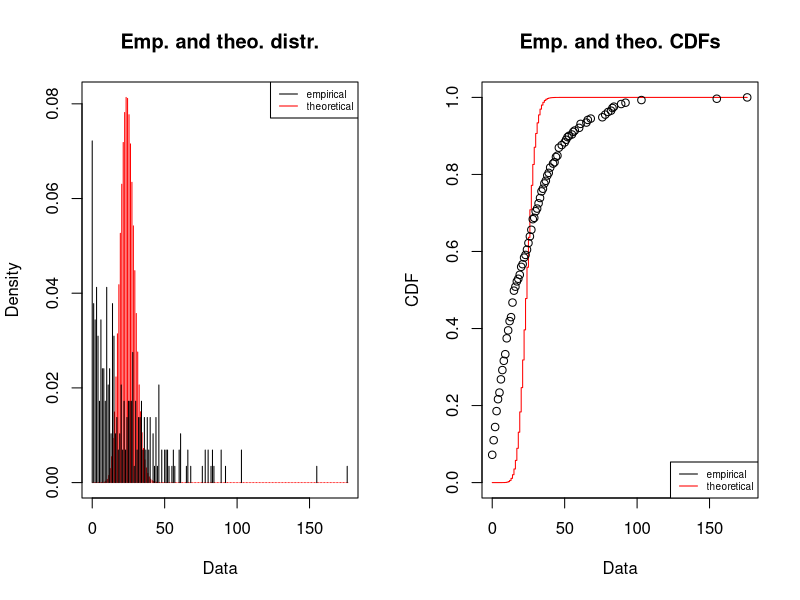
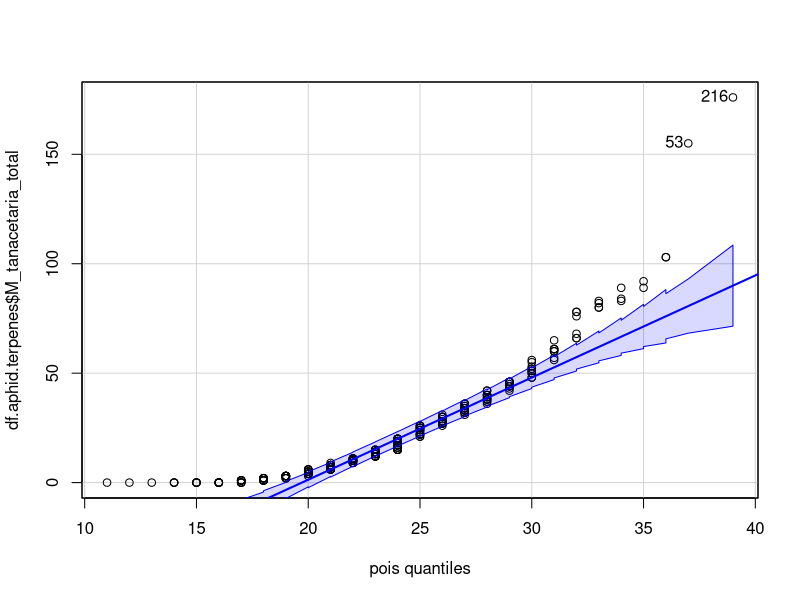
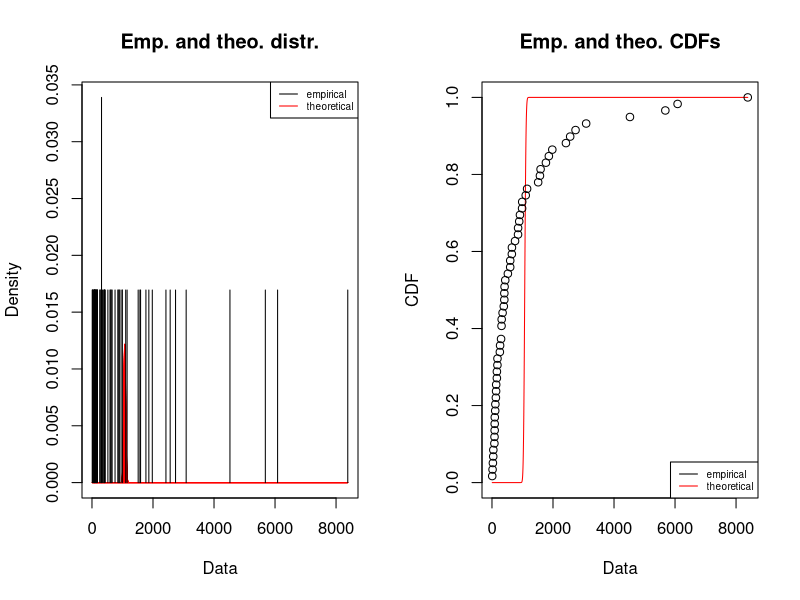
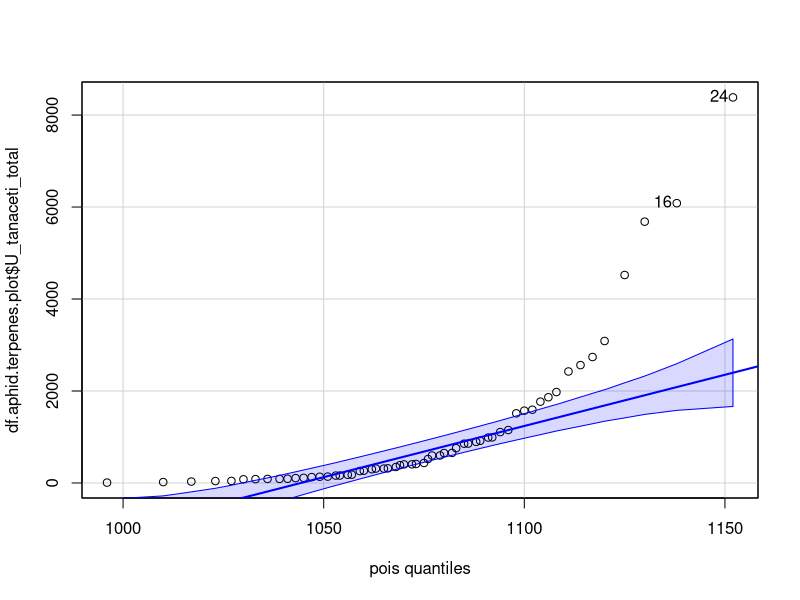

Generate these figures, in order, with R:
## ---- chunk 1
library(glmnet)
library(car) # qqPlot (distribution = "pois" used for distribution checking for LASSO Regression)
library(tidyverse)
library(fitdistrplus)
## ---- chunk 2
set.seed(100)
## ---- chunk 3
df.lasso.tidiying <- function(df, Kept.aphidcolumn){
  data.lasso <- df %>%
  dplyr::select(c(Kept.aphidcolumn, "cadinene_g":"santolina_triene"))
  
  return(data.lasso)}
## ---- chunk 4
df.aphid <- as_tibble(read.csv("Data/Counteddata_ComGar_2021_tidied.csv"))
df.terpenes <- as_tibble(read.csv("Data/Phenotypingweek_terpenedata_tidied.csv"))
df.morphology <- as_tibble(read.csv("Data/Phenotypingweek_Morphologydata.csv"))
## ---- chunk 5
df.aphid <- df.aphid %>%
  filter(Week == 25) %>%
    dplyr::select(c("Block":"Plottype",
           contains(c("M_fuscoviride", "U_tanaceti", "M_tanacetaria",
                      "Antnest_presence", "Ant_MF_presence", "Ant_total_presence")),
           "Counted_by"),
           -"Plant")
## ---- chunk 6
df.terpenes <- df.terpenes %>%
  filter(!(Block == 1 & Plot == 1)) %>%
  dplyr::select(-c("Comp_ID", "Norm_weight", "Peak_area")) %>%
  pivot_wider(names_from = Comp_name, values_from = Percent)
## ---- chunk 7
df.morphology <- df.morphology %>%
  filter(!(Block == 1 & Plot == 1))
  
## ---- chunk 8
metainformation <- df.morphology %>%
  dplyr::select("Block":"Chemotype") %>%
  inner_join(., df.aphid[,c("Plant_standardized", "Plot", "Position", "Plottype")], by=c("Plant" = "Plant_standardized")) %>%
  dplyr::rename("Plot_unique" = "Plot.y",
         "Position_unique" = "Position.y",
         "Plot_redundant" = "Plot.x",
         "Position_redundant" = "Position.x")

# set up a dataframe containing all the metainformation for the different plots
metainformation.plotlevel <- metainformation %>%
  filter(duplicated(Plot_unique) == FALSE) %>%
  dplyr::select(-c("Position_unique", "Position_redundant")) %>%
  mutate(Chemotype = case_when(Plottype == "Mixed" ~ "Mixed",
                               Plottype == "Mono" ~ Chemotype))
  
    
## ---- chunk 9
all(df.aphid$Plant_standardized %in% df.morphology$Plant) & all(df.terpenes$Plant %in% df.aphid$Plant_standardized)
## ---- chunk 10
df.aphid.terpenes <- df.aphid %>%
  inner_join(df.terpenes, by = c("Plant_standardized" = "Plant")) %>%
  dplyr::select(c("Plot.x",
           contains(c("alate_presence", "total")), 
           "cadinene_g":"yomogi_alcohol"),
         -(contains("Ant")),
         "chrysanthenol",
         "chrysanthenone",
         "chrysanthenyl_acetate_E",
         "chrysanthenyl_acetate_Z",
         "santolina_triene") %>%
  rename("Plot" = "Plot.x")

df.aphid.terpenes.lasso <- df.aphid.terpenes %>%
  dplyr::select(-("Plot"))
## ---- chunk 11
pois.estimates.mtanacetariatotal <- fitdist(df.aphid.terpenes$M_tanacetaria_total, "pois")
plot(pois.estimates.mtanacetariatotal)
qqPlot(df.aphid.terpenes$M_tanacetaria_total, distribution = "pois", lambda = pois.estimates.mtanacetariatotal$estimate)
## ---- chunk 12

data.lasso <- df.lasso.tidiying(df.aphid.terpenes, "M_tanacetaria_total")

y <- data.lasso %>%
  filter(M_tanacetaria_total < 150) %>%
  dplyr::select("M_tanacetaria_total") %>%
  as.matrix()

x <- data.lasso %>%
  filter(M_tanacetaria_total < 150) %>%
  dplyr::select("cadinene_g":"santolina_triene") %>%
  as.matrix()


#lambda.min <- average_lasso_crossvalidation(y, x, family = "poisson")

lasso.fit <- cv.glmnet(y=y, x=x, 
                       #lambda = lambda.min, 
                       family = "poisson")

lasso.fit.matrix <- as.matrix(coef(lasso.fit, s = "lambda.1se"))

print(subset(lasso.fit.matrix, lasso.fit.matrix > 0))
## ---- chunk 13
df.terpenes.plot <- df.aphid.terpenes %>%
  dplyr::select(c("Plot", "cadinene_g":"santolina_triene")) %>%
  group_by(Plot) %>%
  summarise_all(mean)

df.aphids.plot <- df.aphid.terpenes %>%
  dplyr::select(c("Plot", "U_tanaceti_total")) %>%
  group_by(Plot) %>%
  summarise_all(sum)

df.aphid.terpenes.plot <- df.aphids.plot %>%
  inner_join(., df.terpenes.plot, by = c("Plot" = "Plot"))
## ---- chunk 14
pois.estimates.utanacetitotalplot <- fitdist(df.aphid.terpenes.plot$U_tanaceti_total, "pois")
plot(pois.estimates.utanacetitotalplot)
qqPlot(df.aphid.terpenes.plot$U_tanaceti_total, distribution = "pois", lambda = pois.estimates.utanacetitotalplot$estimate)
## ---- chunk 15
data.lasso.plot <- df.lasso.tidiying(df.aphid.terpenes.plot, "U_tanaceti_total")

y <- data.lasso.plot %>%
  dplyr::select("U_tanaceti_total") %>%
  filter(U_tanaceti_total < 4000) %>%
  as.matrix()

x <- data.lasso.plot %>%
  filter(U_tanaceti_total < 4000) %>%
  dplyr::select("cadinene_g":"santolina_triene") %>%
  as.matrix()


lasso.fit <- cv.glmnet(y=y, x=x, 
                       family = "poisson")

lasso.fit.matrix <- as.matrix(coef(lasso.fit, s = "lambda.1se"))

print(subset(lasso.fit.matrix, lasso.fit.matrix > 0))
